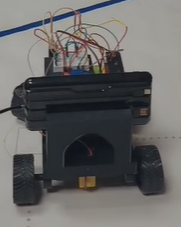
#> input picture media/robot-photos/version1/back.png, 181 x 227 px
$ python -i floor_scanline_debug.py   (imports and definitions only)
#> lines starting #> are read from the running program, lines starting #| are printed output that depends on the picture; after the words box and inside, x2 and y2 are one past the last pixel; in counts of white or black regions, pixels touching at a corner belong together
#> further down, picture is the input picture: shape (227, 181, 3); mean B, G, R 102.2, 102.7, 103.3
# floor_scanline_debug.py

from datetime import datetime
from pathlib import Path
import time

import cv2
import numpy as np
from picamera2 import Picamera2, Preview

from camera_config import (
    WIDTH,
    HEIGHT,
    MAIN_FORMAT,
    LORES_FORMAT,
    USE_LARGEST_SENSOR_MODE,
    MAX_FOV,
    PREVIEW_TYPE,
)


OUTPUT_DIR = Path("debug_floor_scanline")
# [1 line not run here, left out]


# [41 lines left out: functions start_camera, get_frame, not called in this run]


def build_floor_mask(frame):
    hsv = cv2.cvtColor(frame, cv2.COLOR_BGR2HSV)
#> hsv: shape (227, 181, 3); mean H, S, V 58.2, 30.6, 107.3

    # Detect bright floor.
    # This is intentionally broad for the white WRO mat.
    lower_floor = np.array([0, 0, 80])
    upper_floor = np.array([180, 80, 255])

    floor_mask = cv2.inRange(hsv, lower_floor, upper_floor)
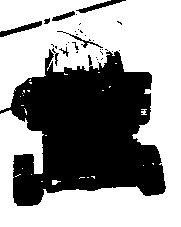
#> floor_mask: shape (227, 181); 58.8% white; 32 black regions (24 under 20 px), largest, box (x1, y1, x2, y2) and area: (0, 49, 166, 206) 16151, (0, 21, 42, 37) 212, (76, 0, 126, 13) 189

    kernel = np.ones((7, 7), np.uint8)

    floor_mask = cv2.morphologyEx(
        floor_mask,
        cv2.MORPH_CLOSE,
        kernel,
    )
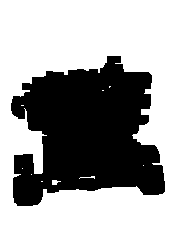
#> floor_mask: shape (227, 181); 62.1% white; 1 black region, box (x1, y1, x2, y2) and area: (11, 56, 165, 206) 15576

    floor_mask = cv2.morphologyEx(
        floor_mask,
        cv2.MORPH_OPEN,
        kernel,
    )
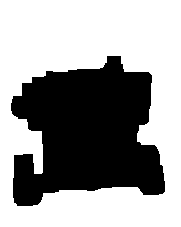
#> floor_mask: shape (227, 181); 61.4% white; 1 black region, box (x1, y1, x2, y2) and area: (11, 56, 165, 206) 15878

    return floor_mask


# [182 lines left out: functions largest_white_segment, analyze_floor_scanlines, save_debug_images, main, not called in this run]


# [2 lines not run here, left out]

>>> import cv2
>>> picture = cv2.imread('../../media/robot-photos/version1/back.png')
>>> result = build_floor_mask(picture)

$ run again, on media/robot-photos/version1/front.png
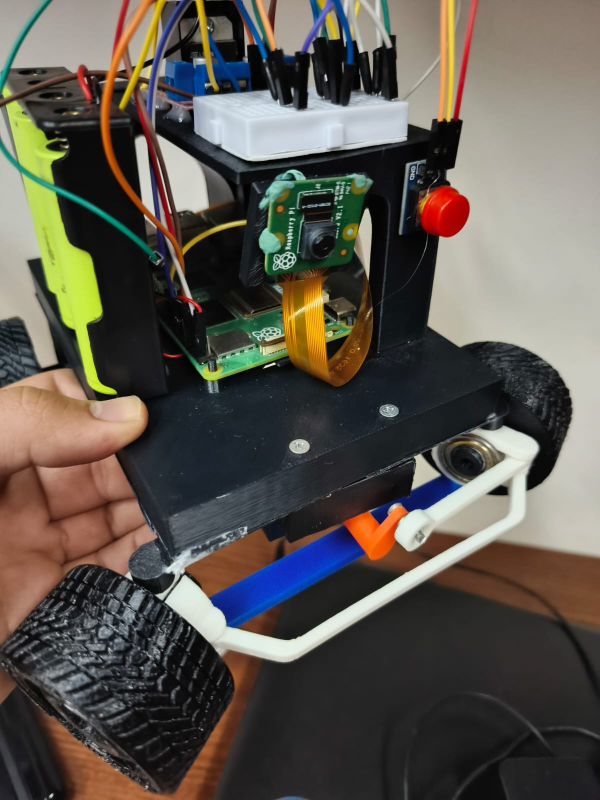
#> input picture media/robot-photos/version1/front.png, 1200 x 1600 px (shown at 1/2 size)
#> picture is the input picture: shape (1600, 1200, 3); mean B, G, R 79, 87.2, 92.7
#> hsv: shape (1600, 1200, 3); mean H, S, V 49.3, 61.4, 100.6
#> in build_floor_mask, `floor_mask = cv2.inRange(hsv, lower_floor, upper_floor)`:
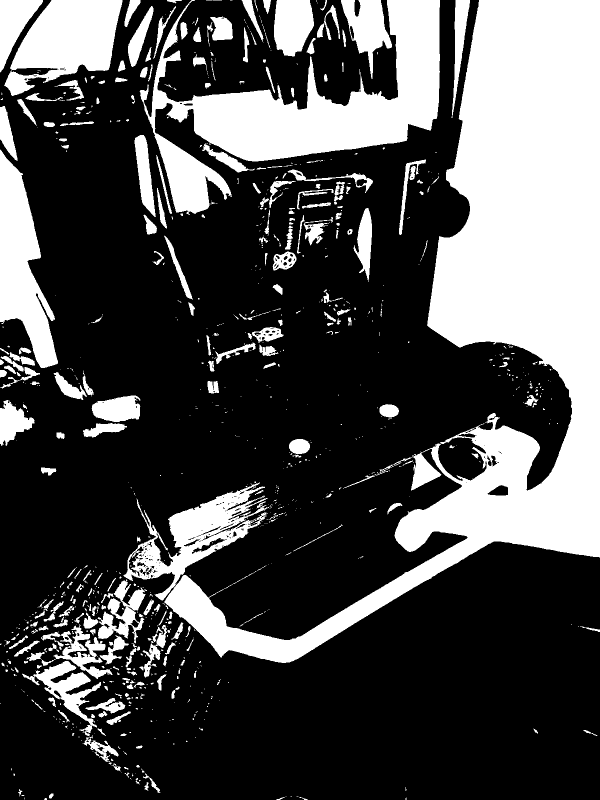
#> floor_mask: shape (1600, 1200) (shown at 1/2 size); 30.5% white; 943 white regions (642 under 20 px), largest, box (x1, y1, x2, y2) and area: (246, 0, 1200, 1326) 333971, (279, 0, 880, 430) 85453, (8, 0, 245, 192) 26813
#> in build_floor_mask, `floor_mask = cv2.morphologyEx( floor_mask, cv2.MORPH_OPEN, kernel, )`:
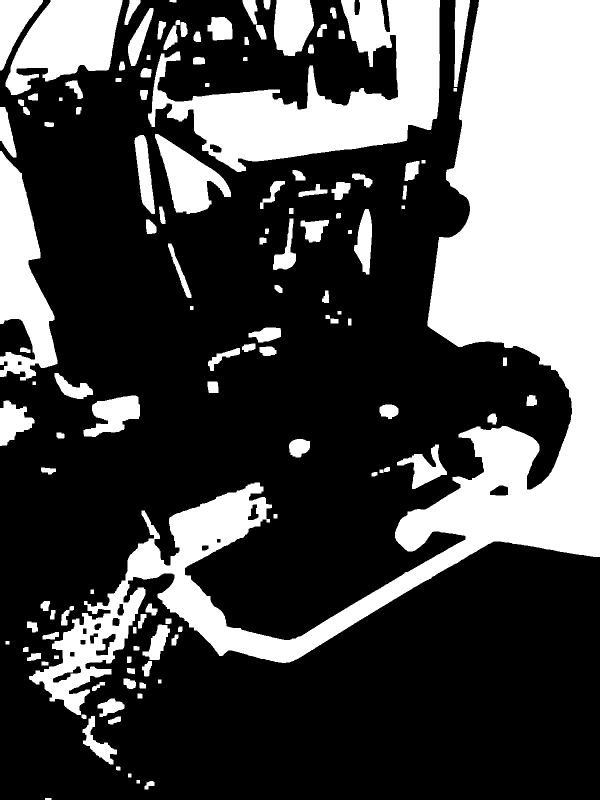
#> floor_mask: shape (1600, 1200) (shown at 1/2 size); 30.5% white; 128 white regions, largest, box (x1, y1, x2, y2) and area: (58, 0, 1200, 1430) 355875, (296, 0, 880, 344) 82160, (0, 302, 115, 761) 28524
